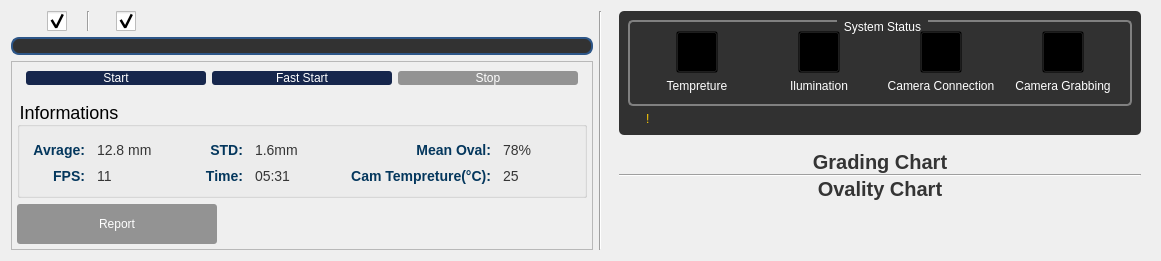
         <widget class="QWidget" name="main_page">
          <layout class="QHBoxLayout" name="horizontalLayout_2">
           <item>
            <widget class="QFrame" name="mainpage_left_frame_2">
             <property name="maximumSize">
              <size>
               <width>700</width>
               <height>16777215</height>
              </size>
             </property>
             <layout class="QVBoxLayout" name="mainpage_left_frame">
              <property name="leftMargin">
               <number>0</number>
              </property>
              <property name="topMargin">
               <number>0</number>
              </property>
              <property name="rightMargin">
               <number>0</number>
              </property>
              <property name="bottomMargin">
               <number>0</number>
              </property>
              <item>
               <widget class="QFrame" name="mainpage_toolbox_frame">
                <property name="styleSheet">
                 <string notr="true">QCheckBox::indicator {
    width: 20px;
    height: 20px;
		
}

#mainpage_toolbox_frame
{
	max-height:50px;
}
</string>
                </property>
                <layout class="QHBoxLayout" name="horizontalLayout_23">
                 <property name="spacing">
                  <number>5</number>
                 </property>
                 <property name="leftMargin">
                  <number>0</number>
                 </property>
                 <property name="topMargin">
                  <number>0</number>
                 </property>
                 <property name="rightMargin">
                  <number>0</number>
                 </property>
                 <property name="bottomMargin">
                  <number>0</number>
                 </property>
                 <item>
                  <spacer name="horizontalSpacer_36">
                   <property name="orientation">
                    <enum>Qt::Horizontal</enum>
                   </property>
                   <property name="sizeType">
                    <enum>QSizePolicy::Maximum</enum>
                   </property>
                   <property name="sizeHint" stdset="0">
                    <size>
                     <width>30</width>
                     <height>20</height>
                    </size>
                   </property>
                  </spacer>
                 </item>
                 <item>
                  <widget class="QCheckBox" name="mainpage_liveview_checkbox">
                   <property name="layoutDirection">
                    <enum>Qt::RightToLeft</enum>
                   </property>
                   <property name="text">
                    <string/>
                   </property>
                   <property name="icon">
                    <iconset resource="Assets.qrc">
                     <normaloff>:/assets/Assets/icons/icons8-video-call-50.png</normaloff>:/assets/Assets/icons/icons8-video-call-50.png</iconset>
                   </property>
                   <property name="iconSize">
                    <size>
                     <width>40</width>
                     <height>40</height>
                    </size>
                   </property>
                   <property name="checked">
                    <bool>true</bool>
                   </property>
                  </widget>
                 </item>
                 <item>
                  <spacer name="horizontalSpacer_28">
                   <property name="orientation">
                    <enum>Qt::Horizontal</enum>
                   </property>
                   <property name="sizeType">
                    <enum>QSizePolicy::Maximum</enum>
                   </property>
                   <property name="sizeHint" stdset="0">
                    <size>
                     <width>15</width>
                     <height>20</height>
                    </size>
                   </property>
                  </spacer>
                 </item>
                 <item>
                  <widget class="Line" name="line_16">
                   <property name="orientation">
                    <enum>Qt::Vertical</enum>
                   </property>
                  </widget>
                 </item>
                 <item>
                  <spacer name="horizontalSpacer_37">
                   <property name="orientation">
                    <enum>Qt::Horizontal</enum>
                   </property>
                   <property name="sizeType">
                    <enum>QSizePolicy::Maximum</enum>
                   </property>
                   <property name="sizeHint" stdset="0">
                    <size>
                     <width>15</width>
                     <height>20</height>
                    </size>
                   </property>
                  </spacer>
                 </item>
                 <item>
                  <widget class="QCheckBox" name="mainpage_drawing_checkbox">
                   <property name="layoutDirection">
                    <enum>Qt::RightToLeft</enum>
                   </property>
                   <property name="text">
                    <string/>
                   </property>
                   <property name="icon">
                    <iconset resource="Assets.qrc">
                     <normaloff>:/assets/Assets/icons/icons8-draw-pen-50.png</normaloff>:/assets/Assets/icons/icons8-draw-pen-50.png</iconset>
                   </property>
                   <property name="iconSize">
                    <size>
                     <width>35</width>
                     <height>35</height>
                    </size>
                   </property>
                   <property name="checked">
                    <bool>true</bool>
                   </property>
                  </widget>
                 </item>
                 <item>
                  <spacer name="horizontalSpacer_29">
                   <property name="orientation">
                    <enum>Qt::Horizontal</enum>
                   </property>
                   <property name="sizeHint" stdset="0">
                    <size>
                     <width>40</width>
                     <height>20</height>
                    </size>
                   </property>
                  </spacer>
                 </item>
                </layout>
               </widget>
              </item>
              <item>
               <layout class="QHBoxLayout" name="horizontalLayout_6">
                <property name="topMargin">
                 <number>0</number>
                </property>
                <item>
                 <widget class="QLabel" name="mainpage_live_image_lbl">
                  <property name="maximumSize">
                   <size>
                    <width>704</width>
                    <height>704</height>
                   </size>
                  </property>
                  <property name="accessibleName">
                   <string/>
                  </property>
                  <property name="styleSheet">
                   <string notr="true">border: 2px solid rgb(45, 86, 136);
border-radius: 8px;
margin: 0px;
max-width:700px;
max-height:700px;

background-color:rgb(50, 50, 50);</string>
                  </property>
                  <property name="text">
                   <string/>
                  </property>
                  <property name="textFormat">
                   <enum>Qt::AutoText</enum>
                  </property>
                  <property name="pixmap">
                   <pixmap resource="Assets.qrc">:/assets/Assets/images/camera-error-500.png</pixmap>
                  </property>
                  <property name="scaledContents">
                   <bool>false</bool>
                  </property>
                  <property name="alignment">
                   <set>Qt::AlignCenter</set>
                  </property>
                  <property name="wordWrap">
                   <bool>false</bool>
                  </property>
                  <property name="openExternalLinks">
                   <bool>false</bool>
                  </property>
                 </widget>
                </item>
               </layout>
              </item>
              <item>
               <widget class="QFrame" name="mainpage_livebox_frame">
                <property name="styleSheet">
                 <string notr="true"/>
                </property>
                <property name="frameShape">
                 <enum>QFrame::StyledPanel</enum>
                </property>
                <property name="frameShadow">
                 <enum>QFrame::Raised</enum>
                </property>
                <layout class="QVBoxLayout" name="verticalLayout_5">
                 <property name="leftMargin">
                  <number>5</number>
                 </property>
                 <property name="topMargin">
                  <number>0</number>
                 </property>
                 <property name="rightMargin">
                  <number>5</number>
                 </property>
                 <property name="bottomMargin">
                  <number>5</number>
                 </property>
                 <item>
                  <widget class="QFrame" name="horizontalFrame">
                   <property name="styleSheet">
                    <string notr="true">.QPushButton{
	border-radius:3px;
	color: rgb(255, 255, 255);
	background-color:rgb(22, 38, 76)
	
}

.QPushButton:hover{
	background-color: rgb(4, 3, 29)
	
}
.QPushButton:disabled {
background-color:rgb(147, 147, 147);
}
</string>
                   </property>
                   <layout class="QHBoxLayout" name="horizontalLayout_5">
                    <item>
                     <widget class="QPushButton" name="mainpage_start_btn">
                      <property name="enabled">
                       <bool>true</bool>
                      </property>
                      <property name="styleSheet">
                       <string notr="true"/>
                      </property>
                      <property name="text">
                       <string>Start</string>
                      </property>
                      <property name="icon">
                       <iconset resource="Assets.qrc">
                        <normaloff>:/assets/Assets/icons/play-48.png</normaloff>:/assets/Assets/icons/play-48.png</iconset>
                      </property>
                     </widget>
                    </item>
                    <item>
                     <widget class="QPushButton" name="mainpage_faststart_btn">
                      <property name="styleSheet">
                       <string notr="true"/>
                      </property>
                      <property name="text">
                       <string>Fast Start</string>
                      </property>
                      <property name="icon">
                       <iconset resource="Assets.qrc">
                        <normaloff>:/assets/Assets/icons/fast-forwards-arrow-48.png</normaloff>:/assets/Assets/icons/fast-forwards-arrow-48.png</iconset>
                      </property>
                     </widget>
                    </item>
                    <item>
                     <widget class="QPushButton" name="mainpage_stop_btn">
                      <property name="enabled">
                       <bool>false</bool>
                      </property>
                      <property name="styleSheet">
                       <string notr="true"/>
                      </property>
                      <property name="text">
                       <string>Stop</string>
                      </property>
                      <property name="icon">
                       <iconset resource="Assets.qrc">
                        <normaloff>:/assets/Assets/icons/stop50.png</normaloff>:/assets/Assets/icons/stop50.png</iconset>
                      </property>
                     </widget>
                    </item>
                   </layout>
                  </widget>
                 </item>
                 <item>
                  <widget class="QGroupBox" name="mainpage_informaition_groupBox">
                   <property name="styleSheet">
                    <string notr="true">#mainpage_informaition_groupBox{
font-size: 18px;
}

QLabel{
	font-size: 14px;
	margin: 5px 0px;
	color: rgb(53, 53, 53);
}</string>
                   </property>
                   <property name="title">
                    <string>Informations</string>
                   </property>
                   <layout class="QGridLayout" name="gridLayout_12">
                    <property name="topMargin">
                     <number>10</number>
                    </property>
                    <property name="bottomMargin">
                     <number>6</number>
                    </property>
                    <property name="horizontalSpacing">
                     <number>5</number>
                    </property>
                    <property name="verticalSpacing">
                     <number>0</number>
                    </property>
                    <item row="1" column="0">
                     <widget class="QLabel" name="label_5">
                      <property name="styleSheet">
                       <string notr="true">color: rgb(4, 55, 93);
font-weight: bold;</string>
                      </property>
                      <property name="text">
                       <string>Avrage:</string>
                      </property>
                      <property name="alignment">
                       <set>Qt::AlignRight|Qt::AlignTrailing|Qt::AlignVCenter</set>
                      </property>
                     </widget>
                    </item>
                    <item row="1" column="2">
                     <spacer name="horizontalSpacer_30">
                      <property name="orientation">
                       <enum>Qt::Horizontal</enum>
                      </property>
                      <property name="sizeHint" stdset="0">
                       <size>
                        <width>40</width>
                        <height>20</height>
                       </size>
                      </property>
                     </spacer>
                    </item>
                    <item row="3" column="5">
                     <spacer name="horizontalSpacer_42">
                      <property name="orientation">
                       <enum>Qt::Horizontal</enum>
                      </property>
                      <property name="sizeHint" stdset="0">
                       <size>
                        <width>40</width>
                        <height>20</height>
                       </size>
                      </property>
                     </spacer>
                    </item>
                    <item row="3" column="4">
                     <widget class="QLabel" name="label_35">
                      <property name="text">
                       <string>05:31</string>
                      </property>
                     </widget>
                    </item>
                    <item row="3" column="7">
                     <widget class="QLabel" name="label_37">
                      <property name="text">
                       <string>25</string>
                      </property>
                     </widget>
                    </item>
                    <item row="3" column="1">
                     <widget class="QLabel" name="mainpage_fps_lbl">
                      <property name="text">
                       <string>11</string>
                      </property>
                     </widget>
                    </item>
                    <item row="1" column="3">
                     <widget class="QLabel" name="label_12">
                      <property name="styleSheet">
                       <string notr="true">color: rgb(4, 55, 93);
font-weight: bold;</string>
                      </property>
                      <property name="text">
                       <string>STD:</string>
                      </property>
                      <property name="alignment">
                       <set>Qt::AlignRight|Qt::AlignTrailing|Qt::AlignVCenter</set>
                      </property>
                     </widget>
                    </item>
                    <item row="3" column="3">
                     <widget class="QLabel" name="label_34">
                      <property name="styleSheet">
                       <string notr="true">color: rgb(4, 55, 93);
font-weight: bold;</string>
                      </property>
                      <property name="text">
                       <string>Time:</string>
                      </property>
                      <property name="alignment">
                       <set>Qt::AlignRight|Qt::AlignTrailing|Qt::AlignVCenter</set>
                      </property>
                     </widget>
                    </item>
                    <item row="1" column="4">
                     <widget class="QLabel" name="mainpage_std_lbl">
                      <property name="text">
                       <string>1.6mm</string>
                      </property>
                     </widget>
                    </item>
                    <item row="3" column="0">
                     <widget class="QLabel" name="label_33">
                      <property name="styleSheet">
                       <string notr="true">color: rgb(4, 55, 93);
font-weight: bold;</string>
                      </property>
                      <property name="text">
                       <string>FPS:</string>
                      </property>
                      <property name="alignment">
                       <set>Qt::AlignRight|Qt::AlignTrailing|Qt::AlignVCenter</set>
                      </property>
                     </widget>
                    </item>
                    <item row="1" column="8">
                     <spacer name="horizontalSpacer_40">
                      <property name="orientation">
                       <enum>Qt::Horizontal</enum>
                      </property>
                      <property name="sizeHint" stdset="0">
                       <size>
                        <width>40</width>
                        <height>20</height>
                       </size>
                      </property>
                     </spacer>
                    </item>
                    <item row="3" column="6">
                     <widget class="QLabel" name="label_36">
                      <property name="styleSheet">
                       <string notr="true">color: rgb(4, 55, 93);
font-weight: bold;
</string>
                      </property>
                      <property name="text">
                       <string>Cam Tempreture(°C):</string>
                      </property>
                      <property name="alignment">
                       <set>Qt::AlignRight|Qt::AlignTrailing|Qt::AlignVCenter</set>
                      </property>
                     </widget>
                    </item>
                    <item row="1" column="1">
                     <widget class="QLabel" name="mainpage_avrage_lbl">
                      <property name="text">
                       <string>12.8 mm</string>
                      </property>
                     </widget>
                    </item>
                    <item row="1" column="5">
                     <spacer name="horizontalSpacer_31">
                      <property name="orientation">
                       <enum>Qt::Horizontal</enum>
                      </property>
                      <property name="sizeHint" stdset="0">
                       <size>
                        <width>40</width>
                        <height>20</height>
                       </size>
                      </property>
                     </spacer>
                    </item>
                    <item row="1" column="7">
                     <widget class="QLabel" name="mainpage_mean_oval_lbl">
                      <property name="text">
                       <string>78%</string>
                      </property>
                     </widget>
                    </item>
                    <item row="1" column="6">
                     <widget class="QLabel" name="label_3">
                      <property name="styleSheet">
                       <string notr="true">color: rgb(4, 55, 93);
font-weight: bold;
</string>
                      </property>
                      <property name="text">
                       <string>Mean Oval:</string>
                      </property>
                      <property name="alignment">
                       <set>Qt::AlignRight|Qt::AlignTrailing|Qt::AlignVCenter</set>
                      </property>
                     </widget>
                    </item>
                    <item row="3" column="2">
                     <spacer name="horizontalSpacer_41">
                      <property name="orientation">
                       <enum>Qt::Horizontal</enum>
                      </property>
                      <property name="sizeHint" stdset="0">
                       <size>
                        <width>40</width>
                        <height>20</height>
                       </size>
                      </property>
                     </spacer>
                    </item>
                   </layout>
                  </widget>
                 </item>
                 <item>
                  <widget class="QPushButton" name="mainpage_report_button">
                   <property name="styleSheet">
                    <string notr="true">.QPushButton{
	min-height:40px;
	border-radius:3px;
	color: rgb(255, 255, 255);
	background-color:rgb(147, 147, 147);
	max-width: 200px;
}

</string>
                   </property>
                   <property name="text">
                    <string>Report</string>
                   </property>
                   <property name="icon">
                    <iconset resource="Assets.qrc">
                     <normaloff>:/assets/Assets/icons/report-48.png</normaloff>:/assets/Assets/icons/report-48.png</iconset>
                   </property>
                  </widget>
                 </item>
                </layout>
               </widget>
              </item>
             </layout>
            </widget>
           </item>
           <item>
            <widget class="Line" name="line_9">
             <property name="orientation">
              <enum>Qt::Vertical</enum>
             </property>
            </widget>
           </item>
           <item>
            <widget class="QFrame" name="mainpage_right_frame">
             <property name="minimumSize">
              <size>
               <width>500</width>
               <height>0</height>
              </size>
             </property>
             <layout class="QVBoxLayout" name="left_main_page_">
              <property name="spacing">
               <number>0</number>
              </property>
              <property name="leftMargin">
               <number>11</number>
              </property>
              <property name="topMargin">
               <number>0</number>
              </property>
              <property name="bottomMargin">
               <number>5</number>
              </property>
              <item>
               <widget class="QFrame" name="mainpage_warnings_frame">
                <property name="minimumSize">
                 <size>
                  <width>0</width>
                  <height>80</height>
                 </size>
                </property>
                <property name="maximumSize">
                 <size>
                  <width>16777215</width>
                  <height>130</height>
                 </size>
                </property>
                <property name="styleSheet">
                 <string notr="true">#mainpage_warnings_frame{
	background-color:rgb(49, 49, 49);
	border-radius: 5px;
}

QGroupBox::title {
    subcontrol-origin: margin;
    subcontrol-position: top center; /* position at the top center */
    padding: 0 5px;
    color: white;
}

QGroupBox {

    border: 2px solid gray;
    border-radius: 5px;
}

QLabel{
	
	color: white;
	text-align: center;
}

QPushButton:hover
{
	border: 1px solid rgb(150, 150, 150);
	border-radius: 5px;

}

QPushButton
{
	max-height: 40px;
	min-height: 40px;

	max-width: 40px;
	min-width: 40px;

	margin: 0px auto;
	
	background-color: rgba(0,0,0,0);
}</string>
                </property>
                <property name="frameShape">
                 <enum>QFrame::StyledPanel</enum>
                </property>
                <property name="frameShadow">
                 <enum>QFrame::Raised</enum>
                </property>
                <layout class="QVBoxLayout" name="verticalLayout_7">
                 <item>
                  <widget class="QGroupBox" name="groupBox_2">
                   <property name="title">
                    <string>System Status</string>
                   </property>
                   <layout class="QGridLayout" name="gridLayout_2">
                    <property name="bottomMargin">
                     <number>11</number>
                    </property>
                    <item row="0" column="1">
                     <widget class="QPushButton" name="mainpage_illumination_warning_btn">
                      <property name="cursor">
                       <cursorShape>PointingHandCursor</cursorShape>
                      </property>
                      <property name="text">
                       <string/>
                      </property>
                      <property name="icon">
                       <iconset resource="Assets.qrc">
                        <normaloff>:/assets/Assets/icons/icons8-headlight-green-50.png</normaloff>:/assets/Assets/icons/icons8-headlight-green-50.png</iconset>
                      </property>
                      <property name="iconSize">
                       <size>
                        <width>35</width>
                        <height>35</height>
                       </size>
                      </property>
                     </widget>
                    </item>
                    <item row="2" column="0">
                     <widget class="QLabel" name="label_4">
                      <property name="text">
                       <string>Tempreture</string>
                      </property>
                      <property name="alignment">
                       <set>Qt::AlignCenter</set>
                      </property>
                     </widget>
                    </item>
                    <item row="2" column="2">
                     <widget class="QLabel" name="label_11">
                      <property name="text">
                       <string>Camera Connection</string>
                      </property>
                      <property name="alignment">
                       <set>Qt::AlignCenter</set>
                      </property>
                     </widget>
                    </item>
                    <item row="0" column="0">
                     <widget class="QPushButton" name="mainpage_tempreture_warning_btn">
                      <property name="minimumSize">
                       <size>
                        <width>112</width>
                        <height>40</height>
                       </size>
                      </property>
                      <property name="cursor">
                       <cursorShape>PointingHandCursor</cursorShape>
                      </property>
                      <property name="styleSheet">
                       <string notr="true"/>
                      </property>
                      <property name="text">
                       <string/>
                      </property>
                      <property name="icon">
                       <iconset resource="Assets.qrc">
                        <normaloff>:/assets/Assets/icons/icons8-thermometer-green-50.png</normaloff>:/assets/Assets/icons/icons8-thermometer-green-50.png</iconset>
                      </property>
                      <property name="iconSize">
                       <size>
                        <width>35</width>
                        <height>35</height>
                       </size>
                      </property>
                     </widget>
                    </item>
                    <item row="2" column="1">
                     <widget class="QLabel" name="label_10">
                      <property name="text">
                       <string>Ilumination</string>
                      </property>
                      <property name="alignment">
                       <set>Qt::AlignCenter</set>
                      </property>
                     </widget>
                    </item>
                    <item row="2" column="3">
                     <widget class="QLabel" name="label_14">
                      <property name="text">
                       <string>Camera Grabbing</string>
                      </property>
                      <property name="alignment">
                       <set>Qt::AlignCenter</set>
                      </property>
                     </widget>
                    </item>
                    <item row="0" column="2">
                     <widget class="QPushButton" name="mainpage_camera_connection_warning_btn">
                      <property name="cursor">
                       <cursorShape>PointingHandCursor</cursorShape>
                      </property>
                      <property name="text">
                       <string/>
                      </property>
                      <property name="icon">
                       <iconset resource="Assets.qrc">
                        <normaloff>:/assets/Assets/icons/icons8-connection-green-50.png</normaloff>:/assets/Assets/icons/icons8-connection-green-50.png</iconset>
                      </property>
                      <property name="iconSize">
                       <size>
                        <width>35</width>
                        <height>35</height>
                       </size>
                      </property>
                     </widget>
                    </item>
                    <item row="0" column="3">
                     <widget class="QPushButton" name="mainpage_camera_grabbing_warning_btn">
                      <property name="cursor">
                       <cursorShape>PointingHandCursor</cursorShape>
                      </property>
                      <property name="styleSheet">
                       <string notr="true"/>
                      </property>
                      <property name="text">
                       <string/>
                      </property>
                      <property name="icon">
                       <iconset resource="Assets.qrc">
                        <normaloff>:/assets/Assets/icons/icons8-camera-green-50.png</normaloff>:/assets/Assets/icons/icons8-camera-green-50.png</iconset>
                      </property>
                      <property name="iconSize">
                       <size>
                        <width>35</width>
                        <height>35</height>
                       </size>
                      </property>
                     </widget>
                    </item>
                   </layout>
                  </widget>
                 </item>
                 <item>
                  <widget class="QLabel" name="mainpage_warning_massage_lbl">
                   <property name="styleSheet">
                    <string notr="true">color:rgb(255, 204, 2);
padding-left:15px;</string>
                   </property>
                   <property name="text">
                    <string>!</string>
                   </property>
                  </widget>
                 </item>
                </layout>
               </widget>
              </item>
              <item>
               <spacer name="verticalSpacer_18">
                <property name="orientation">
                 <enum>Qt::Vertical</enum>
                </property>
                <property name="sizeType">
                 <enum>QSizePolicy::Maximum</enum>
                </property>
                <property name="sizeHint" stdset="0">
                 <size>
                  <width>20</width>
                  <height>15</height>
                 </size>
                </property>
               </spacer>
              </item>
              <item>
               <widget class="QLabel" name="label">
                <property name="styleSheet">
                 <string notr="true">font-size: 20px;
font-weight: bold;
color:rgb(52, 52, 52)</string>
                </property>
                <property name="text">
                 <string>Grading Chart</string>
                </property>
                <property name="alignment">
                 <set>Qt::AlignCenter</set>
                </property>
               </widget>
              </item>
              <item>
               <layout class="QHBoxLayout" name="mainpage_grading_chart_frame">
                <property name="leftMargin">
                 <number>9</number>
                </property>
                <property name="topMargin">
                 <number>0</number>
                </property>
               </layout>
              </item>
              <item>
               <widget class="QWidget" name="widget" native="true"/>
              </item>
              <item>
               <widget class="Line" name="line_2">
                <property name="orientation">
                 <enum>Qt::Horizontal</enum>
                </property>
               </widget>
              </item>
              <item>
               <widget class="QLabel" name="label_2">
                <property name="styleSheet">
                 <string notr="true">font-size: 20px;
font-weight: bold;
color:rgb(52, 52, 52)</string>
                </property>
                <property name="text">
                 <string>Ovality Chart</string>
                </property>
                <property name="alignment">
                 <set>Qt::AlignCenter</set>
                </property>
               </widget>
              </item>
              <item>
               <layout class="QHBoxLayout" name="mainpage_second_chart_frame"/>
              </item>
              <item>
               <spacer name="verticalSpacer_17">
                <property name="orientation">
                 <enum>Qt::Vertical</enum>
                </property>
                <property name="sizeHint" stdset="0">
                 <size>
                  <width>20</width>
                  <height>40</height>
                 </size>
                </property>
               </spacer>
              </item>
             </layout>
            </widget>
           </item>
          </layout>
         </widget>
